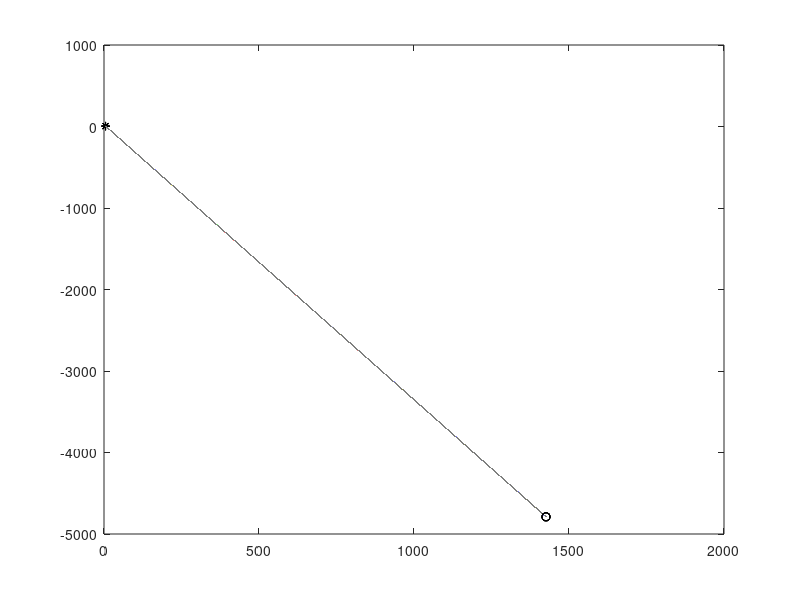
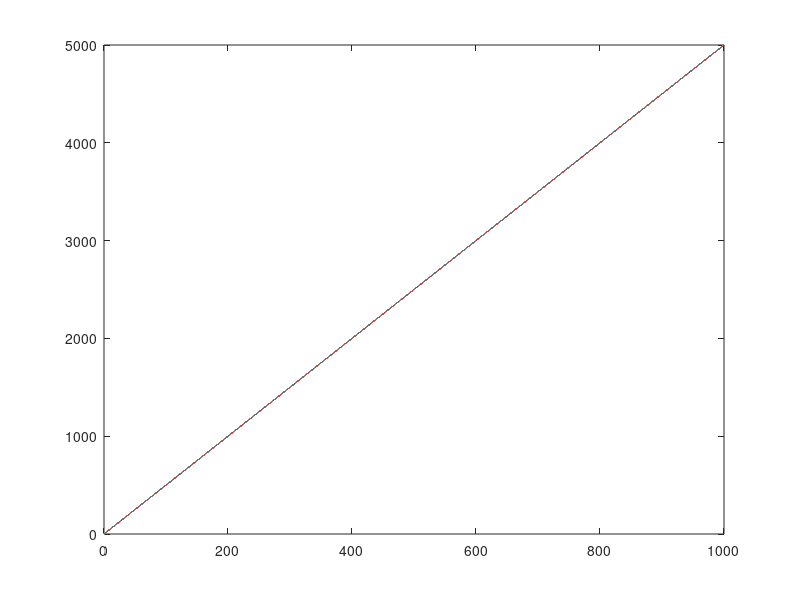

MATLAB code for these plots, in order:


% {implicit leader cyclic pursuit with input as number of agents ,initial coordinates of agents, rho, coordinates of target and initial heading angle of agents , assuming all agents travel with same and constant speed}%
% {in this every i agent follows i+1 agent}%

n=input('number of agents: ');

rho=input('enter rho:');     %{to find position of virtual agent}%

initial=zeros(1,2);
initial(1,1:2)=input('enter target position: ');   % {coordinates of target}%




x=zeros(1,n);
x(1,1:n)=input('Enter initial x coordinates :');     % {an array that stores x coordinates of n agents at every iteration. And at end of every iteration this array is copied to the xx matrix}%


y=zeros(1,n);
y(1,1:n)=input('Enter initial y coordinates :');       %{an array that stores x coordinates of n agents at every iteration. And at end of every iteration this array is copied to the yy matrix}%


theta=zeros(1,n);
theta(1,1:n)=input('Enter initial heading angle:');    % {this array stores initial heading angle that is angle which the velocity vector makes with reference line.}%



v=zeros(1,n);
v(1,1:n)=input('Enter velocity:');

dfromt=zeros(100000,n);                   % {this matrix stores distance of agent from target}%
dfromt(1,1:n)=((x(1,1:n)-initial(1)).^2+(y(1,1:n)-initial(2)).^2).^.5;       % {initial distance of agents from target}%

xx=zeros(100000,n);                        % {matrix in which Each ith row stores x coordinate of n agents.}%
xx(1,1:n)=x(1,1:n);                          % {copying initial x coordinates to xx matrix}%


yy=zeros(100000,n);                       % {matrix in which Each ith row stores y coordinate of n agents.}%
yy(1,1:n)=y(1,1:n);



k1=.05;                                     % {k1 is control gain .For a particular initial condition ,for some range of values of k a circle will be formed around the target,but for other values of k a diverging solution is obtained}%
d=.01;                          %  {time interval of  simulation .}%


for i=2:100000                  %{iterating 100000 times }%
        for j=1:n
             xvir=rho*x(mod(j,n)+1)+(1-rho)*initial(1);          % {x position of virtual agent}%
              yvir=rho*y(mod(j,n)+1)+(1-rho)*initial(2);          % {y position of virtual agent}%

    
              phi=atan2((yvir-y(j)),(xvir-x(j)))-theta(j);   % angle between ,line joining i and i+1 agent ,and velocity vector of i agent}%

              % to make phi  between -pi and pi       %{as the above calculated phi is always between -2*pi and 2*pi }%
             if phi>pi
             phi=phi-2*pi;

            end
           if phi<-pi
               phi=phi+2*pi;
           end
             w=k1*(phi);                             % {control law ,where w is angular velocity of agent}%
             x(j)=x(j)+v(j)*cos(theta(j))*d;           %{finding x coordinate of ith agent }%

            y(j)=y(j)+v(j)*sin(theta(j))*d;             %{finding y coordinate of ith agent}%
              theta(j)=theta(j)+w*d;                    %{finding new heading angle of ith agent}%
            if theta(j)>2*pi                 %{ensuring theta is between 0 and 2*pi}%

                  theta(j)=theta(j)-2*pi*floor(theta (j)/(2*pi));

            end

            if theta(j)<0

                  theta(j)=theta(j)+2*pi*ceil((-theta (j))/(2*pi));

            end
       end
       for h=1:n
           xx(i,h)=x(h);                   %{copying array x to ith row of xx matrix}%
           yy(i,h)=y(h);                      %{copying array x to ith row of xx matrix}%
      end
      dfromt(i,1:n)=((x(1,1:n)-initial(1)).^2+(y(1,1:n)-initial(2)).^2).^.5;       %{finding diastance of ith agent from target at time t }%

end


figure(1)                            % plot of trajectory of all agents
plot(xx(1,1:n),yy(1,1:n),'k*')
hold on
for u=1:n
    plot(xx(1:100000,u),yy(1:100000,u))
    hold on
end
plot(xx(100000,1:n),yy(100000,1:n),'ko')

figure(2)                           % plot of distance of agents from target with time
for u=1:n
    plot((1:100000)*.01,dfromt(1:100000,u))
    hold on
end
